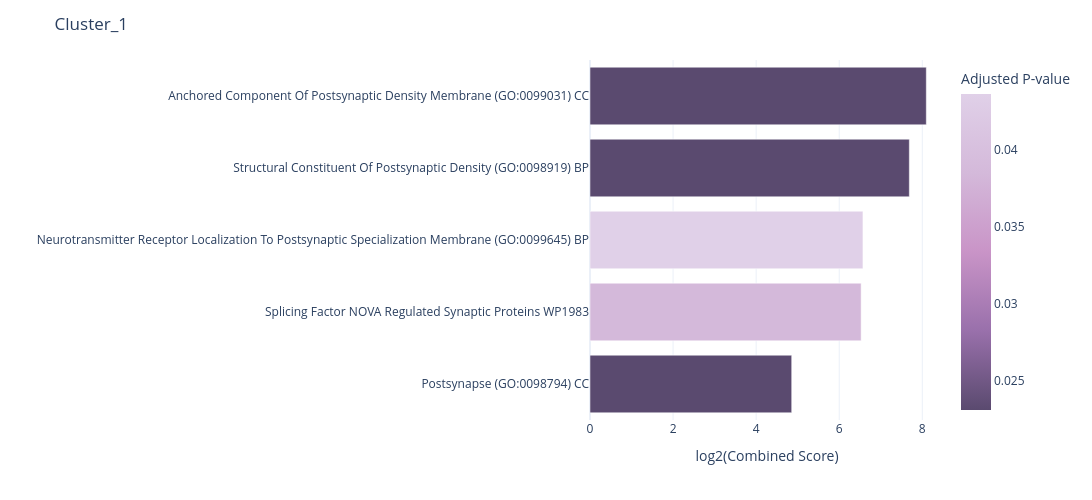
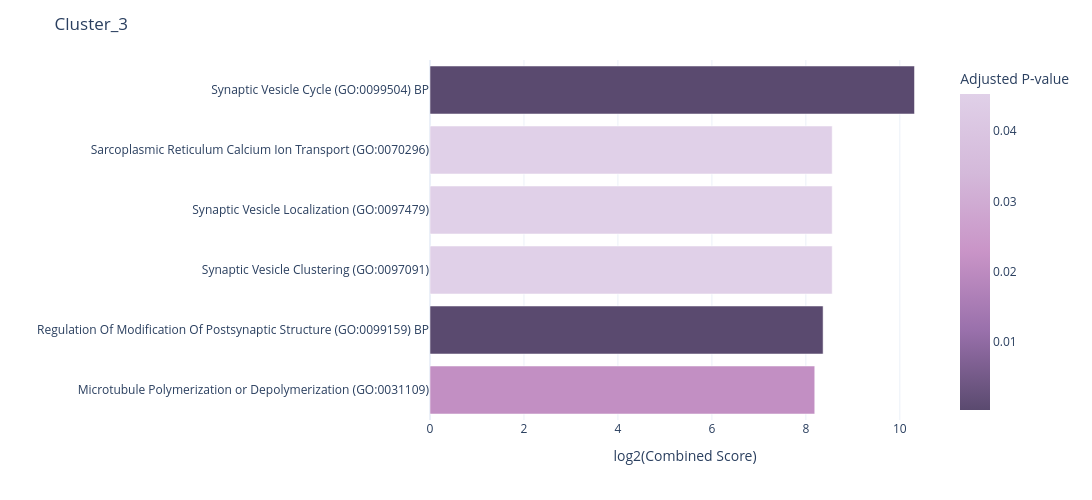

Write notebook code for charts like these, in order.
### Code cell
# Figure 5f (part 4) - per-cluster GO bar plots (neuronal/synaptic keyword selection, top by Combined Score).
PURPLE = [[0, '#5a4a6f'], [0.25, '#9970ab'], [0.5, '#c994c7'], [0.75, '#d4b9da'], [1, '#e0d0e8']]
NEURO_KW = ['SYNAP', 'NEURON', 'AXON', 'DENDRIT', 'VESICLE', 'CALCIUM', 'CALMODULIN', 'GLUTAMAT',
            'GABA', 'ION CHANNEL', 'POSTSYNAP', 'PRESYNAP', 'ACTIVE ZONE', 'CHROMATIN', 'SUMOYLATION',
            'TRANSLATION', 'PLASTICITY', 'CYTOSKELET', 'MICROTUBULE']

def go_bar(cluster_name, n=6):
    if cluster_name not in enrichment_results:
        print(f'{cluster_name}: no results'); return
    df = enrichment_results[cluster_name]['results']
    df = df[df['Adjusted P-value'] < 0.05].copy()
    df['_u'] = df['Term'].str.upper()
    sel = df[df['_u'].apply(lambda t: any(k in t for k in NEURO_KW))]
    sel = sel.sort_values('Combined Score', ascending=False).head(n).sort_values('Combined Score')
    print(f'{cluster_name}: {len(sel)} neuronal terms shown')
    if sel.empty:
        return
    fig = px.bar(sel, y='Term', x=np.log2(sel['Combined Score']), color='Adjusted P-value',
                 orientation='h', color_continuous_scale=PURPLE)
    fig.update_layout(width=1200, height=500, template='plotly_white', title=cluster_name,
                      xaxis_title='log2(Combined Score)', yaxis_title='')
    fig.show()
    fig.write_image(rf'figures/figure5/figure5f_{cluster_name}_GO.pdf', width=1200, height=500)

for name in enrichment_results:
    go_bar(name, n=6)

### Figure 1 — Plotly figure (JSON) as saved in the notebook; plotly's stock layout.template omitted (floating-point values rounded to 4 significant figures)
{"data": [{"hovertemplate": "x=%{x}<br>Term=%{y}<br>Adjusted P-value=%{marker.color}<extra></extra>", "legendgroup": "", "marker": {"color": [0.02307, 0.03841, 0.04361, 0.02307, 0.02307], "coloraxis": "coloraxis", "pattern": {"shape": ""}}, "name": "", "orientation": "h", "showlegend": false, "textposition": "auto", "type": "bar", "x": [4.856, 6.528, 6.571, 7.687, 8.096], "xaxis": "x", "y": ["Postsynapse (GO:0098794) CC", "Splicing Factor NOVA Regulated Synaptic Proteins WP1983", "Neurotransmitter Receptor Localization To Postsynaptic Specialization Membrane (GO:0099645) BP", "Structural Constituent Of Postsynaptic Density (GO:0098919) BP", "Anchored Component Of Postsynaptic Density Membrane (GO:0099031) CC"], "yaxis": "y"}], "layout": {"barmode": "relative", "coloraxis": {"colorbar": {"title": {"text": "Adjusted P-value"}}, "colorscale": [[0, "#5a4a6f"], [0.25, "#9970ab"], [0.5, "#c994c7"], [0.75, "#d4b9da"], [1, "#e0d0e8"]]}, "height": 500, "legend": {"tracegroupgap": 0}, "margin": {"t": 60}, "title": {"text": "Cluster_1"}, "width": 1200, "xaxis": {"anchor": "y", "domain": [0, 1], "title": {"text": "log2(Combined Score)"}}, "yaxis": {"anchor": "x", "domain": [0, 1], "title": {"text": ""}}}}

### Figure 2 — Plotly figure (JSON) as saved in the notebook; plotly's stock layout.template omitted (floating-point values rounded to 4 significant figures)
{"data": [{"hovertemplate": "x=%{x}<br>Term=%{y}<br>Adjusted P-value=%{marker.color}<extra></extra>", "legendgroup": "", "marker": {"color": [0.02128, 0.000365, 0.0453, 0.0453, 0.0453, 0.0003528], "coloraxis": "coloraxis", "pattern": {"shape": ""}}, "name": "", "orientation": "h", "showlegend": false, "textposition": "auto", "type": "bar", "x": [8.189, 8.367, 8.56, 8.56, 8.56, 10.31], "xaxis": "x", "y": ["Microtubule Polymerization or Depolymerization (GO:0031109)", "Regulation Of Modification Of Postsynaptic Structure (GO:0099159) BP", "Synaptic Vesicle Clustering (GO:0097091)", "Synaptic Vesicle Localization (GO:0097479)", "Sarcoplasmic Reticulum Calcium Ion Transport (GO:0070296)", "Synaptic Vesicle Cycle (GO:0099504) BP"], "yaxis": "y"}], "layout": {"barmode": "relative", "coloraxis": {"colorbar": {"title": {"text": "Adjusted P-value"}}, "colorscale": [[0, "#5a4a6f"], [0.25, "#9970ab"], [0.5, "#c994c7"], [0.75, "#d4b9da"], [1, "#e0d0e8"]]}, "height": 500, "legend": {"tracegroupgap": 0}, "margin": {"t": 60}, "title": {"text": "Cluster_3"}, "width": 1200, "xaxis": {"anchor": "y", "domain": [0, 1], "title": {"text": "log2(Combined Score)"}}, "yaxis": {"anchor": "x", "domain": [0, 1], "title": {"text": ""}}}}
